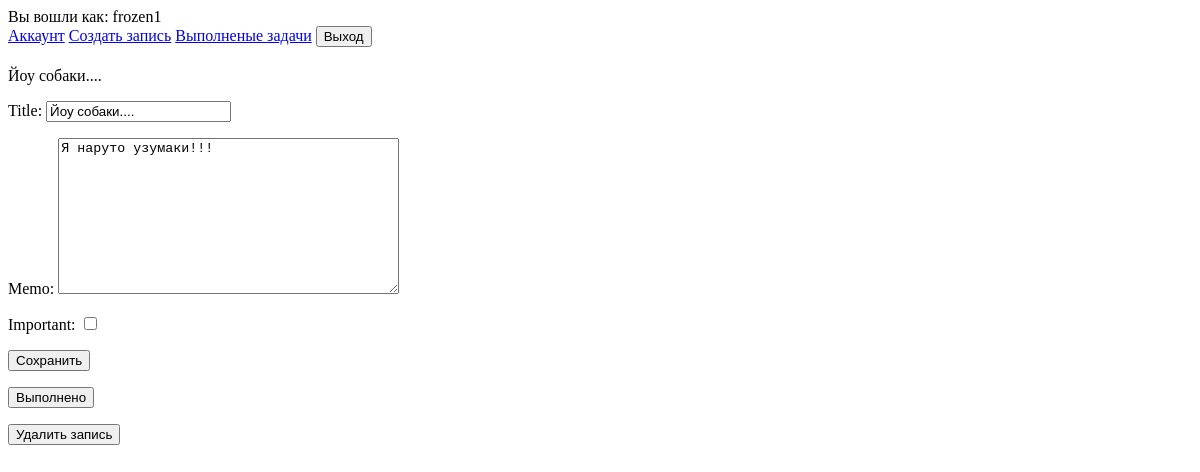
The page /todo/22 (signed in) on the database as committed earlier.
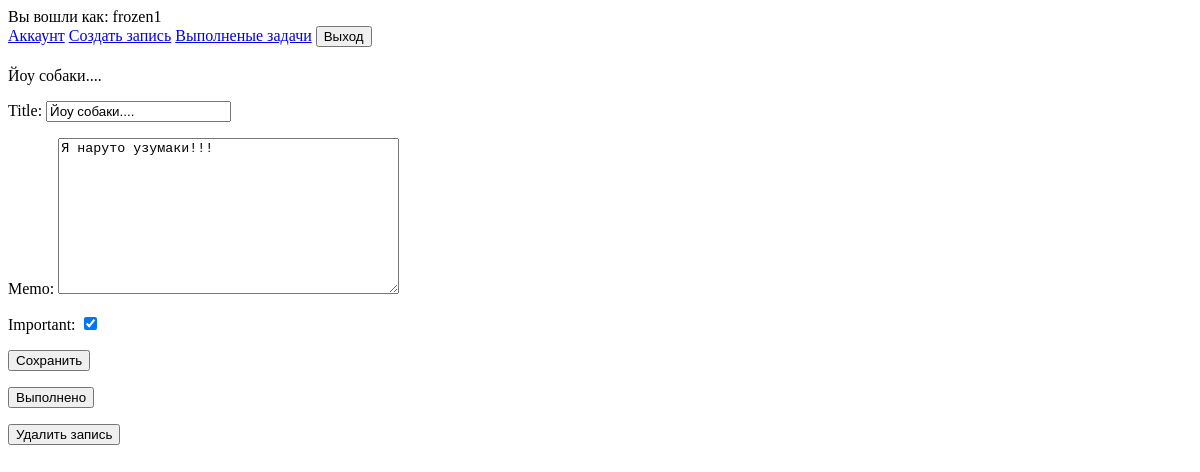
The same page on the database as committed later.
### todo/models.py (models this page shows, shortened)
class Todo(models.Model):
    title = models.CharField(max_length=100)
    memo = models.TextField(blank=True)
    created = models.DateTimeField(auto_now_add=True)
    datecompleted = models.DateTimeField(null=True, blank=True)
    important = models.BooleanField(default=False)
    user = models.ForeignKey(User, on_delete=models.CASCADE)

### todo/views.py (the view, shortened to what this page needs)
# urls.py: path('todo/<int:todo_pk>', view_todo, name='view_todo'),
@login_required
def view_todo(request, todo_pk):
    todo = get_object_or_404(Todo, pk=todo_pk)
    if request.method == 'GET':
        form = TodoForm(instance=todo)
        return render(request, 'todo/view_todo.html', {'todo': todo, 'form':form})

### todo/forms.py
class TodoForm(ModelForm):
    class Meta:
        model = Todo
        fields = ['title', 'memo' , 'important']

### todo/templates/todo/view_todo.html (shortened to what this page needs)
{% extends 'todo/base.html' %}
{% block content %}
{{ todo.title }}
<form method="POST">
{{ form.as_p }}
<button type="submit">Сохранить</button>
</form>
<form method="POST" action="{% url 'complete_todo' todo.id %}">
  <button type="submit">Выполнено</button>
</form>
<form method="POST" action="{% url 'delete_todo' todo.id %}">
    <button type="submit">Удалить запись</button>
  </form>
{% endblock %}

Rows that differ between the two databases and show on the page:
changed Todo "Я наруто узумаки!!!": important "☐" → "☑"
